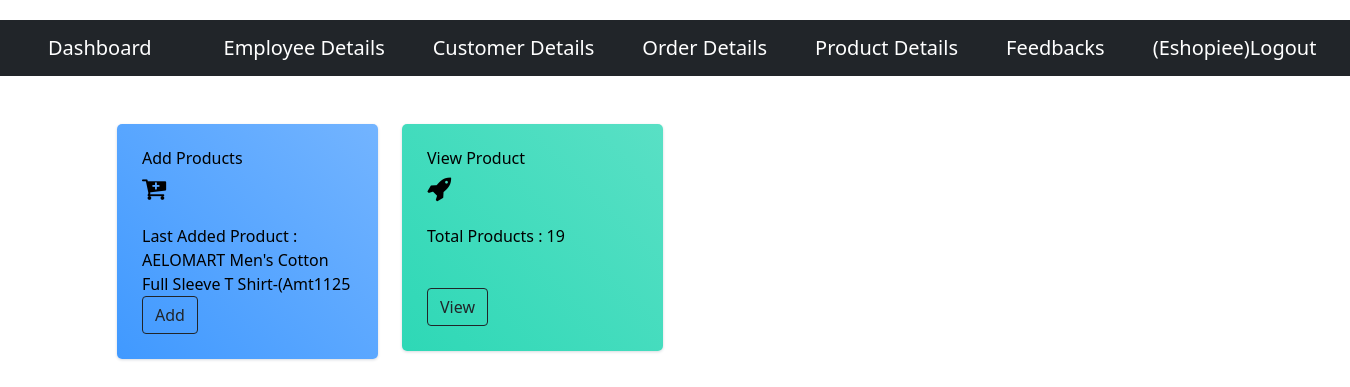
Page /dash/products (signed in) on the earlier database version.
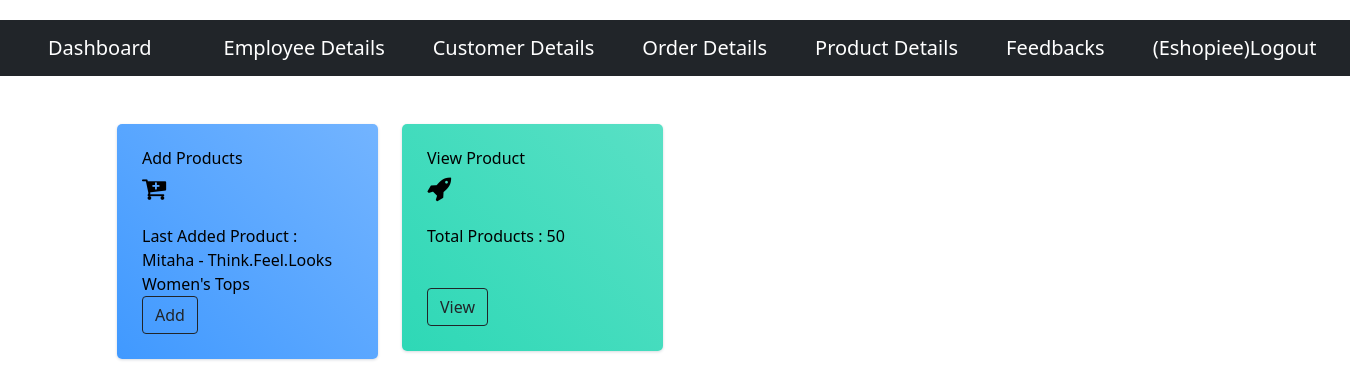
Same page on the later database version.
### store/models.py (models this page shows, shortened)
class Product(models.Model):
    name = models.CharField(max_length=200)
    price = models.IntegerField(default=0)
    category = models.ForeignKey(Category, on_delete=models.CASCADE, default=1)
    description = models.CharField(max_length=200,default='',blank=True)
    image = models.ImageField(upload_to='products/')
    submitted_at = models.DateTimeField(auto_now_add=True)
    updated_at = models.DateTimeField(auto_now=True)
    def __str__(self):
        return self.name

### adminpanel/views.py (the view)
# urls.py: path('products',products.as_view(),name='products'),
class products(View):
	template_name = 'products.html'
	model= Product
	@method_decorator(login_required(login_url='login'))
	def get(self,request):
		count1 = Product.objects.latest('submitted_at')
		count = Product.objects.all().count()
		mydictionary ={
			'count' : count,
			'count1' : count1
		}
		return render(request,self.template_name,mydictionary)

### adminpanel/templates/products.html (shortened to what this page needs)
{% extends 'base1.html' %}
{% load static %}
{% block content %}
<body style="background-color: rgb(255, 255, 255);"></body>
<link href="https://maxcdn.bootstrapcdn.com/font-awesome/4.3.0/css/font-awesome.min.css" rel="stylesheet">
<div class="container">
    <div class="row">
        <div class="col-md-4 col-xl-3">
            <div class="card bg-c-blue order-card">
                <div class="card-block">
                    <h6 class="m-b-20">Add Products</h6>
                    <h2 class="text-right"><i class="fa fa-cart-plus f-left"></i></h2><br>
                    <br>
                    <p class="m-b-0">Last Added Product : <span class="f-right">{{count1}}</span></p><br>
                    <a href="{% url 'productadd' %}" class="btn btn-outline-dark">Add</a>
                </div>
            </div>
        </div>
        <div class="col-md-4 col-xl-3">
            <div class="card bg-c-green order-card">
                <div class="card-block">
                    <h6 class="m-b-20">View Product</h6>
                    <h2 class="text-right"><i class="fa fa-rocket f-left"></i></h2>
                    <br><br>
                    <p class="m-b-0">Total Products : {{count}}</p><br>
                    <a href="{% url 'listproduct' %}" class="btn btn-outline-dark">View</a>
                </div>
            </div>
        </div>
	</div>
</div>
{% endblock %}

Differences in the rows shown:
removed Product: name "AELOMART Men's Cotton Full Sleeve T Shirt-(Amt1125"
added Product: name "Mitaha - Think.Feel.Looks Women's Tops"
Other differences:
{{ count }}: "19" → "50"
